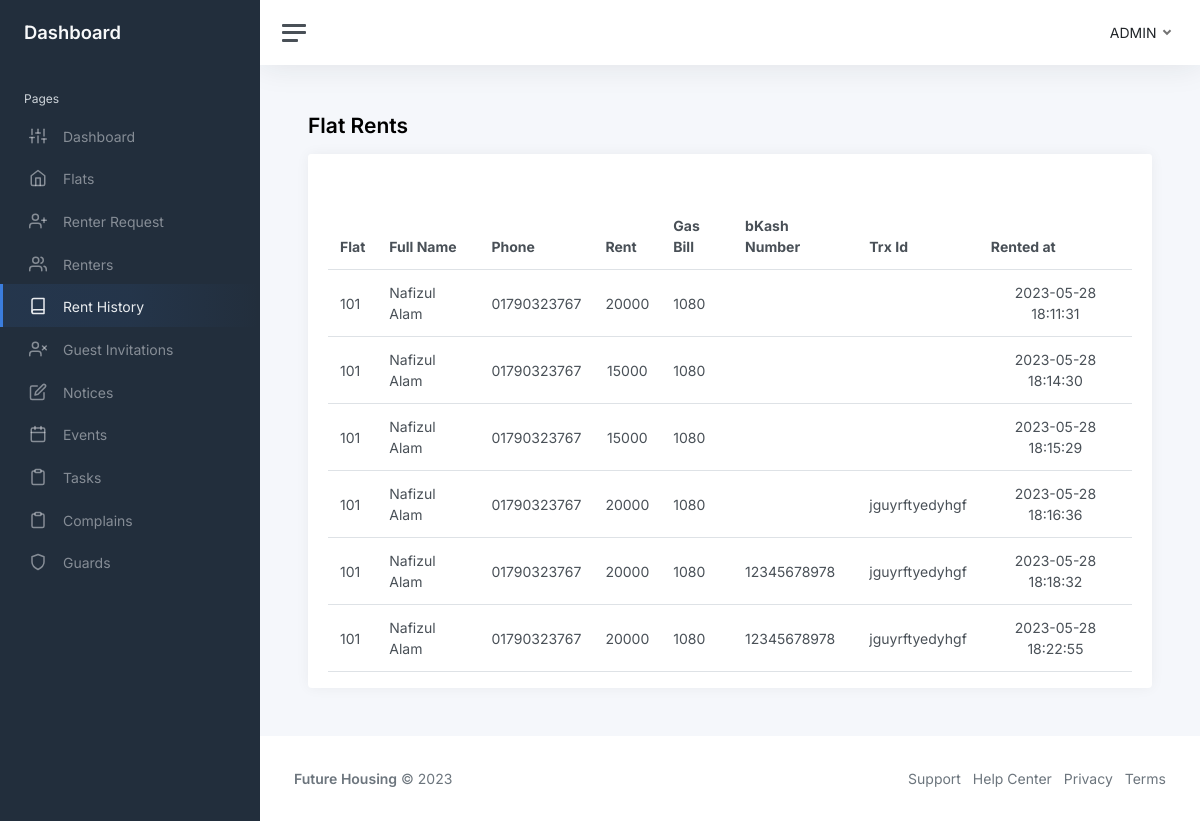
/php/admin/flat-rents.php, run on the app's committed database.
### tables this page shows
CREATE TABLE `flat_rents` (
  `id` int NOT NULL,
  `flat` varchar(256) DEFAULT NULL,
  `fullname` varchar(256) DEFAULT NULL,
  `phone` varchar(256) DEFAULT NULL,
  `rent` varchar(256) DEFAULT NULL,
  `gas_bill` varchar(256) DEFAULT NULL,
  `bKash_number` varchar(256) DEFAULT NULL,
  `trx_id` varchar(256) DEFAULT NULL,
  `rented_at` datetime NOT NULL DEFAULT CURRENT_TIMESTAMP
);

### php/admin/flat-rents.php (the view, shortened to what this page needs)
<?php
include "../../database.php";
$query = "SELECT * FROM `flat_rents`";
$stmt = $conn->prepare($query);
$result = $stmt->execute();
$flat_rents = $stmt->fetchAll();
?>
<!DOCTYPE html>
<html lang="en">
<head>
    <link href="https://cdn.jsdelivr.net/npm/simple-datatables@7.1.2/dist/style.min.css" rel="stylesheet" />
    <link href="../../styles/app.css" rel="stylesheet">
</head>
<body>
    <div class="wrapper">
        <?php include "components/sidebar.php"?>
        <div class="main">
            <?php include "components/navbar.php"?>
            <main class="content">
                <div class="container-fluid p-0">
                    <h1 class="h3 mb-3"><strong>Flat Rents</strong></h1>
                    <div class="row">
                        <div class="col-12 d-flex">
                            <div class="card flex-fill w-100">
                                <div class="card-header">
                                </div>
                                <div class="card-body py-3">
                                    <table id="datatablesSimple" class="table table-hover my-0">
                                        <thead>
                                            <tr>
                                                <th>Flat</th>
                                                <th class="d-none d-md-table-cell">Full Name</th>
                                                <th class="d-none d-md-table-cell">Phone</th>
                                                <th>Rent</th>
                                                <th class="d-none d-md-table-cell">Gas Bill</th>
                                                <th class="d-none d-md-table-cell">bKash Number</th>
                                                <th class="d-none d-md-table-cell">Trx Id</th>
                                                <th>Rented at</th>
                                            </tr>
                                        </thead>
                                        <tbody>
                                            <?php
                                                foreach($flat_rents as $flat_rent):
                                            ?>
                                            <tr>
                                                <td><?= $flat_rent['flat'] ?></td>
                                                <td class="d-none d-md-table-cell"><?= $flat_rent['fullname'] ?></td>
                                                <td class="d-none d-md-table-cell"><?=$flat_rent['phone']?></td>
                                                <td class="text-center"><?=$flat_rent['rent']?></td>
                                                <td class="d-none d-md-table-cell"><?=$flat_rent['gas_bill']?></td>
                                                <td class="d-none d-md-table-cell"><?=$flat_rent['bKash_number']?></td>
                                                <td class="d-none d-md-table-cell"><?=$flat_rent['trx_id']?></td>
                                                <td class="text-center"><?=$flat_rent['rented_at']?></td>
                                                <?php
                                                endforeach;
                                            ?>
                                        </tbody>
                                    </table>
                                </div>
                            </div>
                        </div>
                    </div>
                </div>
            </main>
            <footer class="footer">
                <?php include "components/footer.php"?>
            </footer>
        </div>
    </div>
</body>
</html>

### data on the page
flat_rents: flat "101", fullname "Nafizul Alam", phone "01790323767", rent "20000", gas_bill "1080", rented_at "2023-05-28 18:11:31"
flat_rents: flat "101", fullname "Nafizul Alam", phone "01790323767", rent "15000", gas_bill "1080", rented_at "2023-05-28 18:14:30"
flat_rents: flat "101", fullname "Nafizul Alam", phone "01790323767", rent "15000", gas_bill "1080", rented_at "2023-05-28 18:15:29"
flat_rents: flat "101", fullname "Nafizul Alam", phone "01790323767", rent "20000", gas_bill "1080", trx "jguyrftyedyhgf", rented_at "2023-05-28 18:16:36"
flat_rents: flat "101", fullname "Nafizul Alam", phone "01790323767", rent "20000", gas_bill "1080", bKash_number "12345678978", trx "jguyrftyedyhgf", rented_at "2023-05-28 18:18:32"
flat_rents: flat "101", fullname "Nafizul Alam", phone "01790323767", rent "20000", gas_bill "1080", bKash_number "12345678978", trx "jguyrftyedyhgf", rented_at "2023-05-28 18:22:55"
